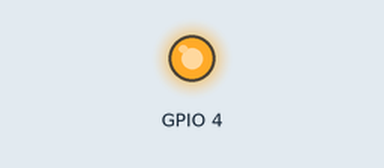
Recording of a sketch running on a simulated ESP32. On the bench: output pins drawn as LEDs (lit = HIGH). WiFi joins after 1.5 s; servers stay silent unless stated; the camera gives no picture.

Above: at 2.4 s.
At 3.4 s:
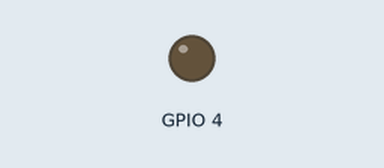
Timing chart, 0 to 4.9 s (numbered marks = the images above):
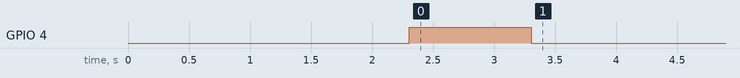

The sketch:

ESP32_CAM.ino
```cpp
#include "esp_camera.h"
#include <WiFi.h>
#include <AsyncUDP.h>


AsyncUDP udp;

const char *ssid = "Frost";
const char *password = "waouwaou";


//.......................................................//

#define max_packet_byte 1024 //定义发送图片的包分割大小,每个图像包最大1024字节


//安信可板卡型号选择
#define PWDN_GPIO_NUM 32
#define RESET_GPIO_NUM -1
#define XCLK_GPIO_NUM 0
#define SIOD_GPIO_NUM 26
#define SIOC_GPIO_NUM 27
#define Y9_GPIO_NUM 35
#define Y8_GPIO_NUM 34
#define Y7_GPIO_NUM 39
#define Y6_GPIO_NUM 36
#define Y5_GPIO_NUM 21
#define Y4_GPIO_NUM 19
#define Y3_GPIO_NUM 18
#define Y2_GPIO_NUM 5
#define VSYNC_GPIO_NUM 25
#define HREF_GPIO_NUM 23
#define PCLK_GPIO_NUM 22


int initCamera()
{
  //配置摄像头
  camera_config_t config;
  config.ledc_channel = LEDC_CHANNEL_0;
  config.ledc_timer = LEDC_TIMER_0;
  config.pin_d0 = Y2_GPIO_NUM;
  config.pin_d1 = Y3_GPIO_NUM;
  config.pin_d2 = Y4_GPIO_NUM;
  config.pin_d3 = Y5_GPIO_NUM;
  config.pin_d4 = Y6_GPIO_NUM;
  config.pin_d5 = Y7_GPIO_NUM;
  config.pin_d6 = Y8_GPIO_NUM;
  config.pin_d7 = Y9_GPIO_NUM;
  config.pin_xclk = XCLK_GPIO_NUM;
  config.pin_pclk = PCLK_GPIO_NUM;
  config.pin_vsync = VSYNC_GPIO_NUM;
  config.pin_href = HREF_GPIO_NUM;
  config.pin_sscb_sda = SIOD_GPIO_NUM;
  config.pin_sscb_scl = SIOC_GPIO_NUM;
  config.pin_pwdn = PWDN_GPIO_NUM;
  config.pin_reset = RESET_GPIO_NUM;
  config.xclk_freq_hz = 20000000; //摄像头的工作时钟，在允许范围内频率越高帧率就越高

  //----------可用的图像格式----------
  //  PIXFORMAT_RGB565,    // 2BPP/RGB565
  //  PIXFORMAT_YUV422,    // 2BPP/YUV422
  //  PIXFORMAT_GRAYSCALE, // 1BPP/GRAYSCALE
  //  PIXFORMAT_JPEG,      // JPEG/COMPRESSED
  //  PIXFORMAT_RGB888,    // 3BPP/RGB888
  //  PIXFORMAT_RAW,       // RAW
  //  PIXFORMAT_RGB444,    // 3BP2P/RGB444
  //  PIXFORMAT_RGB555,    // 3BP2P/RGB555
  config.pixel_format = PIXFORMAT_JPEG; //输出JPEG图像

  //----------可用的图像分辨率----------
  //  FRAMESIZE_96x96,    // 96x96
  //  FRAMESIZE_QQVGA,    // 160x120
  //  FRAMESIZE_QQVGA2,   // 128x160
  //  FRAMESIZE_QCIF,     // 176x144
  //  FRAMESIZE_HQVGA,    // 240x176
  //  FRAMESIZE_240x240,  // 240x240
  //  FRAMESIZE_QVGA,     // 320x240
  //  FRAMESIZE_CIF,      // 400x296
  //  FRAMESIZE_VGA,      // 640x480
  //  FRAMESIZE_SVGA,     // 800x600
  //  FRAMESIZE_XGA,      // 1024x768
  //  FRAMESIZE_SXGA,     // 1280x1024
  //  FRAMESIZE_UXGA,     // 1600x1200
  //  FRAMESIZE_QXGA,     // 2048*1536

  if (psramFound())
  {
    config.frame_size = FRAMESIZE_SVGA;
    config.jpeg_quality = 12;
    config.fb_count = 1;
  }
  else
  {
    //实际走这里
    config.frame_size = FRAMESIZE_QVGA; //分辨率 ,不宜调大，否则会出现闪屏
    config.jpeg_quality = 14;           //（10-63）压缩率，越小照片质量越好
    config.fb_count = 1;
  }

  // camera init
  esp_err_t err = esp_camera_init(&config);
  if (err != ESP_OK)
  {
    Serial1.printf("Camera init failed with error 0x%x", err);
    return 1;
  }

  sensor_t *s = esp_camera_sensor_get();
  s->set_vflip(s, 1); //no flip it back

  Serial1.println("Camera Init OK!!!");
  return 0;
}

void setup() //程序加电后初始化
{
//  Serial.begin(115200);
  Serial1.begin(115200, SERIAL_8N1, 3, 1); //设置串口1,用于向机器人主体芯片发送指令, 3为rx, 1为tx

  Serial1.setDebugOutput(true);


  WiFi.mode(WIFI_STA);                  //wifi初始化
  WiFi.begin(ssid, password); //连接到指定的WiFi网络
  while (WiFi.status() != WL_CONNECTED) //等待连接成功
  {
    delay(1000);
    Serial1.println("正在连接到WiFi...");
    Serial1.println(WiFi.status());
  }

  Serial1.println("WiFi连接成功");

  while (!udp.listen(10001)) //等待本机udp监听端口设置成功
  {
  }

  udp.onPacket([](AsyncUDPPacket packet) { //注册一个数据包接收事件，可异步接收数据
    String curCommand = String((const char*)packet.data()).substring(0, packet.length());

    Serial1.println("收到命令:" + curCommand);

    if (curCommand.equals("ledon")) {
      digitalWrite(4, HIGH);
    } else if (curCommand.equals("ledoff")) {
      digitalWrite(4, LOW);
    } else  {
      Serial1.println(curCommand);
      delay(20);
    }

    const char*p = curCommand.c_str();
    packet.printf(p, strlen(p));  //向上位机回传收到的命令，表示已收到
  });

  initCamera(); //相机初始化


  pinMode(4, OUTPUT);    //LED灯，GPIO4
  digitalWrite(4, HIGH); // turn the LED on by making the voltage HIGH
  delay(1000);
  digitalWrite(4, LOW); // turn the LED off by making the voltage LOW

  //用于视频传输
  xTaskCreate(
    taskOne,
    "TaskOne",
    10000,
    NULL,
    1,
    NULL
  );

  // 用于串口通信
  xTaskCreate(
    taskTwo,
    "TaskTwo",
    10000,
    NULL,
    1,
    NULL
  );
}


void loop()
{

}


void taskOne(void *parameter)
{
  while (1)
  {
    if (udp.connect(IPAddress(192, 168, 28, 93), 10000)) //检查网络连接是否存在,这取决于上位机是否连接,这里条件是如果有连接则处理,否则进入下一次loop.
    {
      camera_fb_t *fb = NULL;
      fb = esp_camera_fb_get(); //拍照
      if (!fb)                  //拍照不成功时重新拍照
      {
        Serial1.println("Camera capture failed");
        return;
      }
      uint8_t *P_temp = fb->buf;                            //暂存指针初始位置
      int pic_length = fb->len;                             //获取图片字节数量
      int pic_pack_quantity = pic_length / max_packet_byte; //将图片分包时可以分几个整包
      int remine_byte = pic_length % max_packet_byte;       //余值,即最后一个包的大小
      udp.print("ok");                            //向上位机发送一个字符串"ok"表示开始发送信息,这也是第一个包,包的内容是字符串,即只有2个字节.虽然是二进制发送,但对方可以方便地转为ASCII字符
      udp.print(pic_length);                      //向上位机发送这个图片的大小,这个包也是用字符串发送,即每个字符占一个字节
      for (int j = 0; j < pic_pack_quantity; j++) //发送图片信息,这是按分包循环发送,每一次循环发送一个包,包的大小就是上面指定的1024个字节.
      {
        udp.write(fb->buf, max_packet_byte); //将图片分包发送
        fb->buf += max_packet_byte; //图片内存指针移动到相应位置
      }
      udp.write(fb->buf, remine_byte); //发送最后一个包，剩余的数据
      fb->buf = P_temp;         //将当时保存的指针重新返还最初位置
      esp_camera_fb_return(fb); //清理像机
    }
    delay(400);
  }
}


void taskTwo(void *parameter)
{
  while (1)
  {
    // 发送测试信息到 Serial1
    String command = "HELLO";
    Serial1.println(command); // 发送命令到机器人主体芯片
    delay(3000); // 等待 3 秒

    // 检查是否有来自 Serial1 的数据
    // if (Serial1.available()) {
    //   String response = Serial1.readStringUntil('\n'); // 读取直到换行符
    //   Serial.println("Received response: " + response); // 在调试串口上打印收到的响应
    // }
  }
}
```
